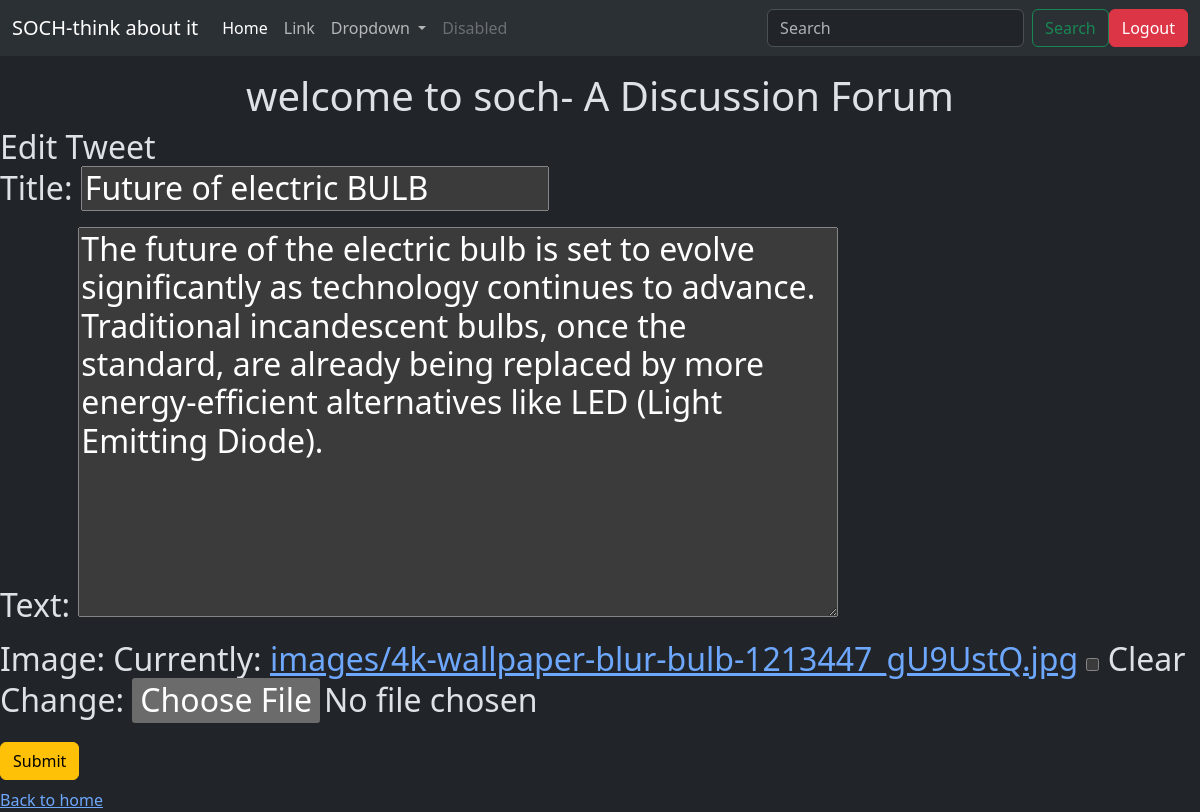
Page /tweet/11/edit/ (signed in) on the committed database.
### tweet/models.py (models this page shows, shortened)
class Tweet(models.Model):
    user = models.ForeignKey(User, on_delete=models.CASCADE)
    title = models.CharField(max_length=100 , blank=True , null=True)
    text = models.TextField(max_length=250)
    image = models.ImageField(upload_to='images/', blank=True , null=True)
    created_at = models.DateTimeField(auto_now_add=True)
    updated_at = models.DateTimeField(auto_now=True)

### tweet/views.py (the view)
# urls.py: path('<int:tweet_id>/edit/',views.tweet_edit , name='tweet_edit'),
@login_required
def tweet_edit(request, tweet_id):
    tweet = get_object_or_404(Tweet, pk=tweet_id, user=request.user)
    if(request.method == 'POST'):
        form = TweetForm(request.POST, request.FILES , instance=tweet)
        if form.is_valid():
            tweet = form.save(commit=False)
            tweet.user = request.user
            tweet.save()
            return redirect('tweet_list')
    else:
        form = TweetForm(instance=tweet)
    return render(request, 'tweet_form.html', {'form':form})

### tweet/forms.py
class TweetForm(forms.ModelForm):
    class Meta:
        model = Tweet
        fields = ['title', 'text', 'image']

### tweet/templates/tweet_form.html (shortened to what this page needs)
{% extends "layout.html" %}
{% block content %}
<h1 class='text-center mt-3'>welcome to soch- A Discussion Forum</h1>
<h2>
    {% if form.instance.pk %}
        Edit Tweet
    {% else %}
        Create Tweet
    {% endif %}
    <form method="post" enctype="multipart/form-data" class="form">
        {{form.as_p}}
        <button class='btn btn-warning' type='submit'>Submit</button>
    </form>
</h2>
<a href="{% url "tweet_list" %}">Back to home</a>
{% endblock %}

### rows in the picture
Tweet: title "Future of electric BULB", text "The future of the electric bulb is set to evolve significantly as technology continues to advance. Traditional incandescent bulbs, once the standard, are already being replaced by more energy-efficient alternatives like LED (Light Emitting Diode)."
